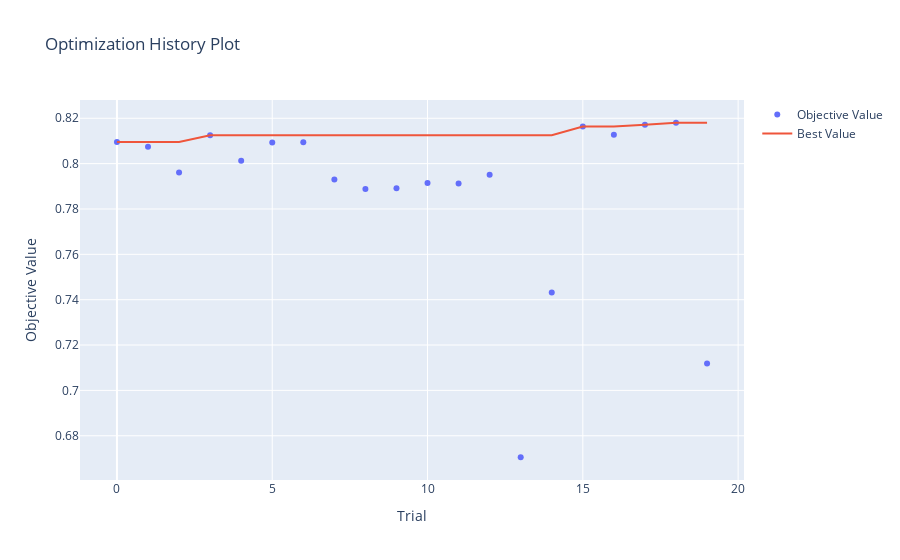

Write notebook code for a chart like this one.
### Code cell
vis.plot_optimization_history(study)

### Figure 1 — Plotly figure (JSON) as saved in the notebook; plotly's stock layout.template omitted (floating-point values rounded to 4 significant figures)
{"data": [{"mode": "markers", "name": "Objective Value", "type": "scatter", "x": [0, 1, 2, 3, 4, 5, 6, 7, 8, 9, 10, 11, 12, 13, 14, 15, 16, 17, 18, 19], "y": [0.8095, 0.8074, 0.7961, 0.8125, 0.8012, 0.8093, 0.8094, 0.793, 0.7888, 0.7891, 0.7914, 0.7912, 0.7951, 0.6705, 0.7432, 0.8163, 0.8127, 0.8171, 0.818, 0.7118]}, {"mode": "lines", "name": "Best Value", "type": "scatter", "x": [0, 1, 2, 3, 4, 5, 6, 7, 8, 9, 10, 11, 12, 13, 14, 15, 16, 17, 18, 19], "y": [0.8095, 0.8095, 0.8095, 0.8125, 0.8125, 0.8125, 0.8125, 0.8125, 0.8125, 0.8125, 0.8125, 0.8125, 0.8125, 0.8125, 0.8125, 0.8163, 0.8163, 0.8171, 0.818, 0.818]}, {"marker": {"color": "#cccccc"}, "mode": "markers", "name": "Infeasible Trial", "showlegend": false, "type": "scatter", "x": [], "y": []}], "layout": {"title": {"text": "Optimization History Plot"}, "xaxis": {"title": {"text": "Trial"}}, "yaxis": {"title": {"text": "Objective Value"}}}}
